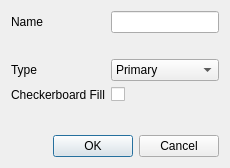
<?xml version="1.0" encoding="UTF-8"?>
<ui version="4.0">
 <class>NewTilesetDialog</class>
 <widget class="QDialog" name="NewTilesetDialog">
  <property name="geometry">
   <rect>
    <x>0</x>
    <y>0</y>
    <width>450</width>
    <height>209</height>
   </rect>
  </property>
  <property name="windowTitle">
   <string>Add new Tileset</string>
  </property>
  <property name="modal">
   <bool>true</bool>
  </property>
  <layout class="QVBoxLayout" name="verticalLayout">
   <property name="sizeConstraint">
    <enum>QLayout::SizeConstraint::SetFixedSize</enum>
   </property>
   <item>
    <widget class="QFrame" name="form">
     <layout class="QFormLayout" name="formLayout">
      <property name="leftMargin">
       <number>0</number>
      </property>
      <property name="topMargin">
       <number>0</number>
      </property>
      <property name="rightMargin">
       <number>0</number>
      </property>
      <property name="bottomMargin">
       <number>0</number>
      </property>
      <item row="0" column="0">
       <widget class="QLabel" name="label_Name">
        <property name="text">
         <string>Name</string>
        </property>
       </widget>
      </item>
      <item row="0" column="1">
       <widget class="QLineEdit" name="lineEdit_Name">
        <property name="clearButtonEnabled">
         <bool>true</bool>
        </property>
       </widget>
      </item>
      <item row="1" column="1">
       <widget class="QLabel" name="label_NameError">
        <property name="visible">
         <bool>false</bool>
        </property>
        <property name="styleSheet">
         <string notr="true">color: rgb(255, 0, 0)</string>
        </property>
        <property name="text">
         <string/>
        </property>
       </widget>
      </item>
      <item row="2" column="0">
       <widget class="QLabel" name="label_Type">
        <property name="text">
         <string>Type</string>
        </property>
       </widget>
      </item>
      <item row="2" column="1">
       <widget class="NoScrollComboBox" name="comboBox_Type">
        <property name="editable">
         <bool>false</bool>
        </property>
        <item>
         <property name="text">
          <string>Primary</string>
         </property>
        </item>
        <item>
         <property name="text">
          <string>Secondary</string>
         </property>
        </item>
       </widget>
      </item>
      <item row="3" column="0">
       <widget class="QLabel" name="label_CheckerboardFill">
        <property name="text">
         <string>Checkerboard Fill</string>
        </property>
       </widget>
      </item>
      <item row="3" column="1">
       <widget class="QCheckBox" name="checkBox_CheckerboardFill">
        <property name="toolTip">
         <string>&lt;html&gt;&lt;head/&gt;&lt;body&gt;&lt;p&gt;If enabled, the metatiles in the new tileset will be filled alternately with tile 1 or tile 2. If not enabled, all the metatiles will be filled with tile 0.&lt;/p&gt;&lt;/body&gt;&lt;/html&gt;</string>
        </property>
       </widget>
      </item>
      <item row="4" column="0" colspan="2">
       <spacer name="verticalSpacer">
        <property name="orientation">
         <enum>Qt::Orientation::Vertical</enum>
        </property>
        <property name="sizeHint" stdset="0">
         <size>
          <width>20</width>
          <height>1</height>
         </size>
        </property>
       </spacer>
      </item>
     </layout>
    </widget>
   </item>
   <item>
    <widget class="QLabel" name="label_GenericError">
     <property name="visible">
      <bool>false</bool>
     </property>
     <property name="styleSheet">
      <string notr="true">color: rgb(255, 0, 0)</string>
     </property>
     <property name="text">
      <string/>
     </property>
     <property name="wordWrap">
      <bool>true</bool>
     </property>
    </widget>
   </item>
   <item>
    <widget class="QDialogButtonBox" name="buttonBox">
     <property name="orientation">
      <enum>Qt::Orientation::Horizontal</enum>
     </property>
     <property name="standardButtons">
      <set>QDialogButtonBox::StandardButton::Cancel|QDialogButtonBox::StandardButton::Ok</set>
     </property>
     <property name="centerButtons">
      <bool>false</bool>
     </property>
    </widget>
   </item>
  </layout>
 </widget>
 <customwidgets>
  <customwidget>
   <class>NoScrollComboBox</class>
   <extends>QComboBox</extends>
   <header>noscrollcombobox.h</header>
  </customwidget>
 </customwidgets>
 <resources/>
 <connections/>
</ui>
